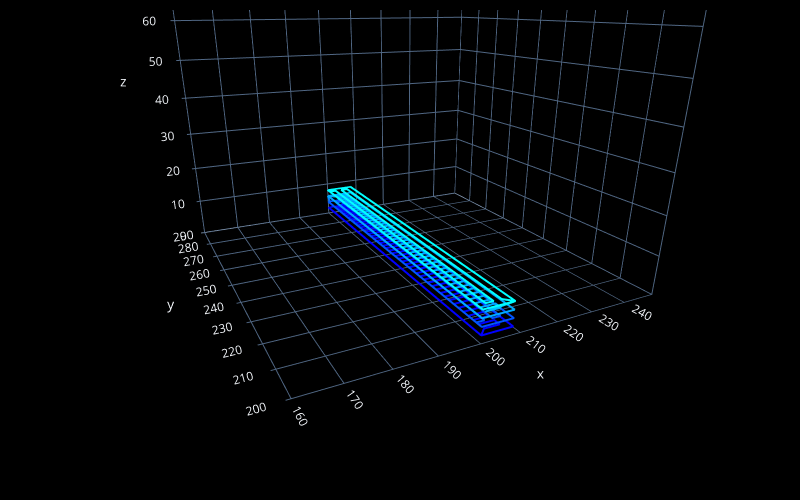
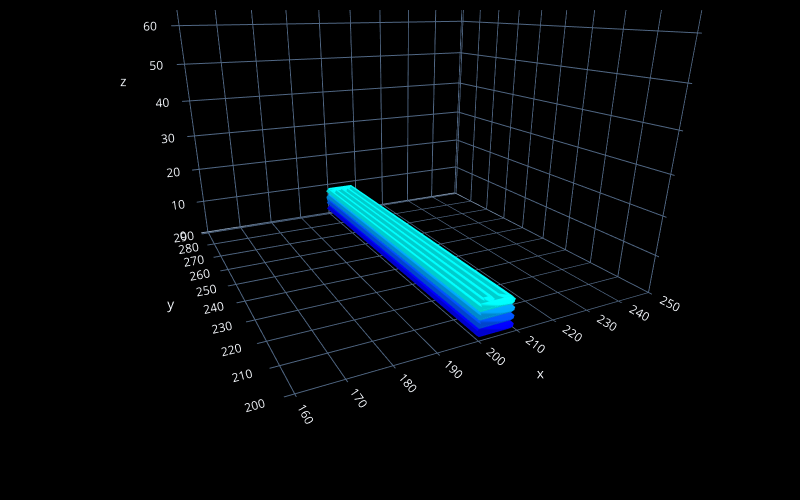

Notebook code for these charts, in order:
### Code cell
# preview the design

fc.transform(steps, 'plot', fc.PlotControls(style='line', zoom=0.7))
# hover the cursor over the lines in the plot to check xyz positions of the points in the design

# uncomment the next line to create a plot with real heights/widths for extruded lines to preview the real 3D printed geometry
fc.transform(steps, 'plot', fc.PlotControls(style='tube', zoom=0.7, initialization_data={'extrusion_width': EW, 'extrusion_height': EH}))

# uncomment the next line to create a neat preview (click the top-left button in the plot for a .png file) - post and tag @FullControlXYZ :)
# fc.transform(steps, 'plot', fc.PlotControls(neat_for_publishing=True, zoom=0.5, initialization_data={'extrusion_width': EW, 'extrusion_height': EH}))

### Figure 1 — Plotly figure (JSON) as saved in the notebook; plotly's stock layout.template omitted (floating-point values rounded to 4 significant figures; data arrays with more than 128 entries replaced by an {"elided": "..."} marker saying what was removed)
{"data": [{"line": {"color": {"elided": "212 str values"}, "width": 4}, "mode": "lines", "showlegend": false, "type": "scatter3d", "x": {"elided": "212 int values"}, "y": {"elided": "212 int values"}, "z": {"elided": "212 int values"}}, {"marker": {"color": "red", "size": 2}, "mode": "markers", "showlegend": false, "type": "scatter3d", "x": [], "y": [], "z": []}], "layout": {"height": 500, "margin": {"b": 10, "l": 10, "pad": 4, "r": 10, "t": 10}, "paper_bgcolor": "black", "scene": {"aspectmode": "cube", "camera": {"center": {"x": 0, "y": 0, "z": -0.4667}, "eye": {"x": -0.7143, "y": -1.429, "z": 0.2143}}, "xaxis": {"backgroundcolor": "black", "nticks": 10, "range": [159.0, 249.0]}, "yaxis": {"backgroundcolor": "black", "nticks": 10, "range": [200.0, 290.0]}, "zaxis": {"backgroundcolor": "black", "nticks": 10, "range": [0, 90.0]}}, "width": 800}}

### Figure 2 — Plotly figure (JSON) as saved in the notebook; plotly's stock layout.template omitted (floating-point values rounded to 4 significant figures; data arrays with more than 128 entries replaced by an {"elided": "..."} marker saying what was removed)
{"data": [{"i": {"elided": "3328 int values"}, "j": {"elided": "3328 int values"}, "k": {"elided": "3328 int values"}, "type": "mesh3d", "vertexcolor": {"elided": "1668 str values"}, "x": {"elided": "1668 float values"}, "y": {"elided": "1668 float values"}, "z": {"elided": "1668 float values"}}, {"marker": {"color": "red", "size": 2}, "mode": "markers", "showlegend": false, "type": "scatter3d", "x": [], "y": [], "z": []}], "layout": {"height": 500, "margin": {"b": 10, "l": 10, "pad": 4, "r": 10, "t": 10}, "paper_bgcolor": "black", "scene": {"aspectmode": "cube", "camera": {"center": {"x": 0, "y": 0, "z": -0.4674}, "eye": {"x": -0.7143, "y": -1.429, "z": 0.2143}}, "xaxis": {"backgroundcolor": "black", "nticks": 10, "range": [158.0, 250.0]}, "yaxis": {"backgroundcolor": "black", "nticks": 10, "range": [199.0, 291.0]}, "zaxis": {"backgroundcolor": "black", "nticks": 10, "range": [0, 92.0]}}, "width": 800}}
